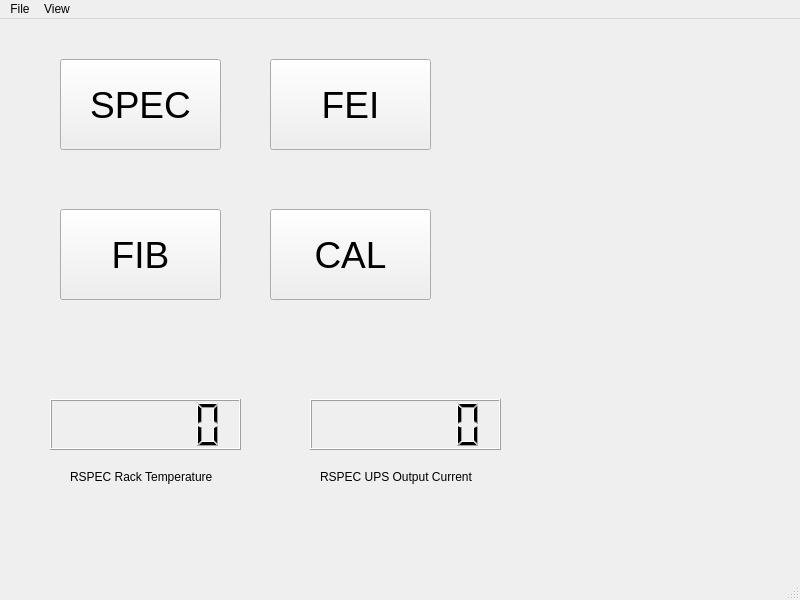
<?xml version="1.0" encoding="UTF-8"?>
<ui version="4.0">
 <class>MainWindow</class>
 <widget class="QMainWindow" name="MainWindow">
  <property name="geometry">
   <rect>
    <x>0</x>
    <y>0</y>
    <width>800</width>
    <height>600</height>
   </rect>
  </property>
  <property name="windowTitle">
   <string>MainWindow</string>
  </property>
  <widget class="QWidget" name="centralwidget">
   <widget class="QToolButton" name="RSPECButton">
    <property name="geometry">
     <rect>
      <x>60</x>
      <y>40</y>
      <width>161</width>
      <height>91</height>
     </rect>
    </property>
    <property name="font">
     <font>
      <pointsize>28</pointsize>
     </font>
    </property>
    <property name="text">
     <string>SPEC</string>
    </property>
   </widget>
   <widget class="QToolButton" name="FIBButton">
    <property name="geometry">
     <rect>
      <x>60</x>
      <y>190</y>
      <width>161</width>
      <height>91</height>
     </rect>
    </property>
    <property name="font">
     <font>
      <pointsize>28</pointsize>
     </font>
    </property>
    <property name="text">
     <string>FIB</string>
    </property>
   </widget>
   <widget class="QToolButton" name="FEIButton">
    <property name="geometry">
     <rect>
      <x>270</x>
      <y>40</y>
      <width>161</width>
      <height>91</height>
     </rect>
    </property>
    <property name="font">
     <font>
      <pointsize>28</pointsize>
     </font>
    </property>
    <property name="text">
     <string>FEI</string>
    </property>
   </widget>
   <widget class="QToolButton" name="CALButton">
    <property name="geometry">
     <rect>
      <x>270</x>
      <y>190</y>
      <width>161</width>
      <height>91</height>
     </rect>
    </property>
    <property name="font">
     <font>
      <pointsize>28</pointsize>
     </font>
    </property>
    <property name="text">
     <string>CAL</string>
    </property>
   </widget>
   <widget class="QLCDNumber" name="hsowenvRSPECTemp">
    <property name="geometry">
     <rect>
      <x>50</x>
      <y>380</y>
      <width>191</width>
      <height>51</height>
     </rect>
    </property>
    <property name="digitCount">
     <number>6</number>
    </property>
   </widget>
   <widget class="QLabel" name="label">
    <property name="geometry">
     <rect>
      <x>70</x>
      <y>450</y>
      <width>161</width>
      <height>16</height>
     </rect>
    </property>
    <property name="text">
     <string>RSPEC Rack Temperature</string>
    </property>
   </widget>
   <widget class="QLCDNumber" name="hspowerRSPEC1Current">
    <property name="geometry">
     <rect>
      <x>310</x>
      <y>380</y>
      <width>191</width>
      <height>51</height>
     </rect>
    </property>
    <property name="digitCount">
     <number>6</number>
    </property>
   </widget>
   <widget class="QLabel" name="label_2">
    <property name="geometry">
     <rect>
      <x>320</x>
      <y>450</y>
      <width>171</width>
      <height>16</height>
     </rect>
    </property>
    <property name="text">
     <string>RSPEC UPS Output Current</string>
    </property>
   </widget>
  </widget>
  <widget class="QMenuBar" name="menubar">
   <property name="geometry">
    <rect>
     <x>0</x>
     <y>0</y>
     <width>800</width>
     <height>24</height>
    </rect>
   </property>
   <widget class="QMenu" name="menuFile">
    <property name="title">
     <string>File</string>
    </property>
    <addaction name="actionOpen"/>
    <addaction name="actionSave"/>
    <addaction name="separator"/>
    <addaction name="actionExit"/>
   </widget>
   <widget class="QMenu" name="menuView">
    <property name="title">
     <string>View</string>
    </property>
   </widget>
   <addaction name="menuFile"/>
   <addaction name="menuView"/>
  </widget>
  <widget class="QStatusBar" name="statusbar"/>
  <action name="actionOpen">
   <property name="text">
    <string>Open</string>
   </property>
  </action>
  <action name="actionExit">
   <property name="text">
    <string>Exit</string>
   </property>
  </action>
  <action name="actionSave">
   <property name="text">
    <string>Save</string>
   </property>
  </action>
 </widget>
 <resources/>
 <connections/>
</ui>
